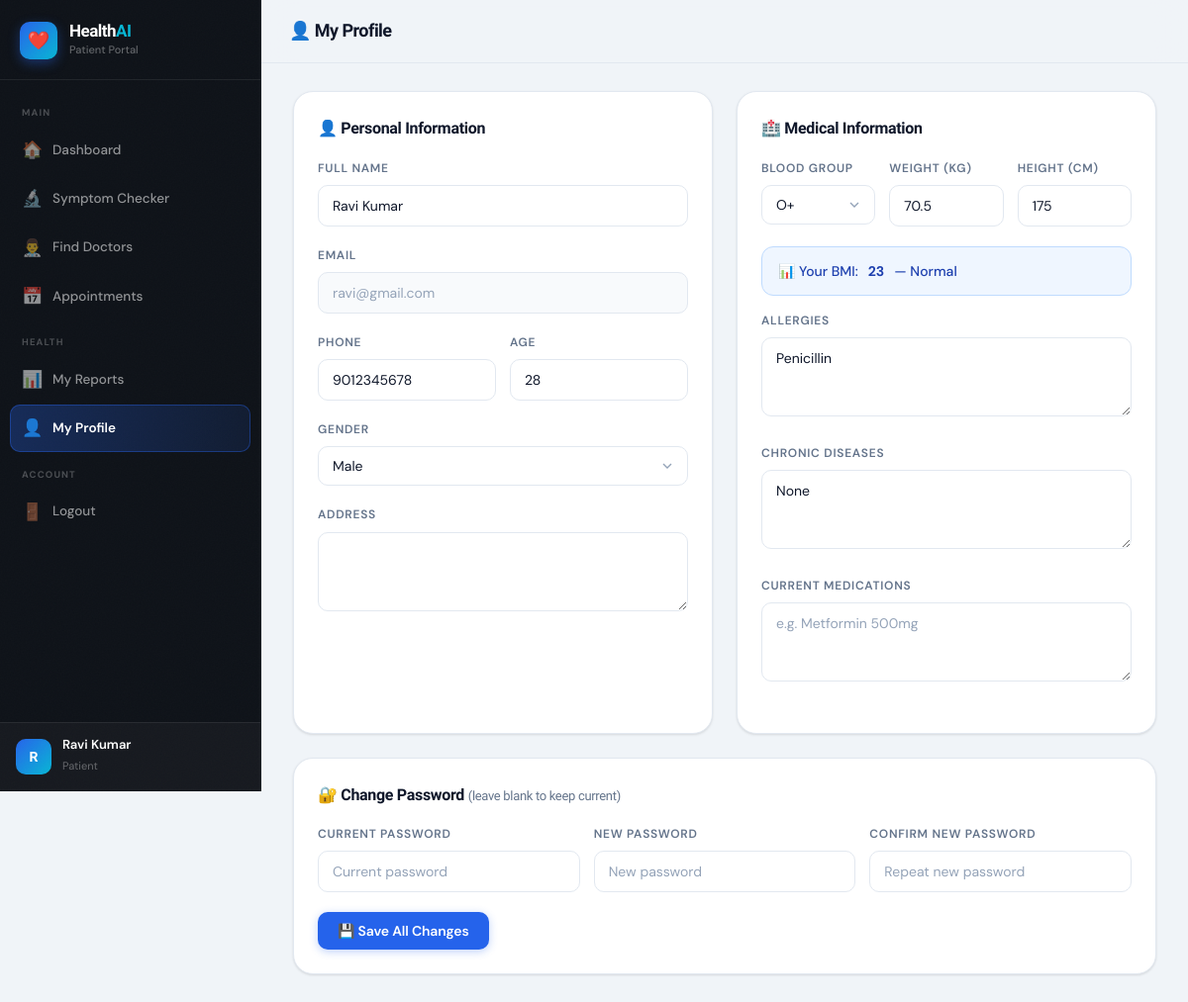
The app's page /modules/profile.php (signed in) with its own data.
### tables this page shows
CREATE TABLE users (
    id INT AUTO_INCREMENT PRIMARY KEY,
    name VARCHAR(100) NOT NULL,
    email VARCHAR(100) UNIQUE NOT NULL,
    password VARCHAR(255) NOT NULL,
    role ENUM('patient','doctor','admin') DEFAULT 'patient',
    phone VARCHAR(15),
    gender ENUM('Male','Female','Other'),
    age INT,
    address TEXT,
    profile_pic VARCHAR(255) DEFAULT 'default.png',
    created_at TIMESTAMP DEFAULT CURRENT_TIMESTAMP
);

CREATE TABLE patient_records (
    id INT AUTO_INCREMENT PRIMARY KEY,
    patient_id INT NOT NULL,
    blood_group VARCHAR(5),
    weight FLOAT,
    height FLOAT,
    allergies TEXT,
    chronic_diseases TEXT,
    current_medications TEXT,
    updated_at TIMESTAMP DEFAULT CURRENT_TIMESTAMP ON UPDATE CURRENT_TIMESTAMP,
    FOREIGN KEY (patient_id) REFERENCES users(id) ON DELETE CASCADE
);

### modules/profile.php (the view, shortened to what this page needs)
<?php
$db      = getDB();
$uid     = (int)$_SESSION['user_id'];
$stmtU = $db->prepare("SELECT * FROM users WHERE id=?");
$stmtU->bind_param("i", $uid);
$stmtU->execute();
$user = $stmtU->get_result()->fetch_assoc();
$stmtR = $db->prepare("SELECT * FROM patient_records WHERE patient_id=?");
$stmtR->bind_param("i", $uid);
$stmtR->execute();
$record = $stmtR->get_result()->fetch_assoc() ?? [];
?>
<!DOCTYPE html>
<html lang="en">
<head>
<link rel="stylesheet" href="../assets/css/style.css">
</head>
<body>
<div class="layout">
  <aside class="sidebar">
    <div class="sidebar-logo"><div class="sidebar-logo-icon">❤️</div><div><h2>Health<span>AI</span></h2><p>Patient Portal</p></div></div>
    <nav class="sidebar-nav">
      <div class="nav-section">Main</div>
      <a href="../dashboard/patient.php" class="nav-item"><span class="nav-icon">🏠</span> Dashboard</a>
      <a href="symptom_checker.php" class="nav-item"><span class="nav-icon">🔬</span> Symptom Checker</a>
      <a href="doctor_suggest.php" class="nav-item"><span class="nav-icon">👨‍⚕️</span> Find Doctors</a>
      <a href="appointment.php" class="nav-item"><span class="nav-icon">📅</span> Appointments</a>
      <div class="nav-section">Health</div>
      <a href="reports.php" class="nav-item"><span class="nav-icon">📊</span> My Reports</a>
      <a href="profile.php" class="nav-item active"><span class="nav-icon">👤</span> My Profile</a>
      <div class="nav-section">Account</div>
      <a href="../logout.php" class="nav-item"><span class="nav-icon">🚪</span> Logout</a>
    </nav>
    <div class="sidebar-user">
      <div class="avatar"><?= strtoupper(substr($user['name'],0,1)) ?></div>
      <div class="user-info"><p><?= htmlspecialchars($user['name']) ?></p><span>Patient</span></div>
    </div>
  </aside>
  <div class="main-content">
    <div class="topbar"><h1>👤 My Profile</h1></div>
    <div class="page-content">
      <form method="POST">
      <div style="display:grid;grid-template-columns:1fr 1fr;gap:24px;">
        <div class="card">
          <h3 class="card-title">👤 Personal Information</h3>
          <div class="form-group">
            <label class="form-label">Full Name</label>
            <input type="text" name="name" class="form-control" value="<?= htmlspecialchars($user['name']) ?>" required>
          </div>
          <div class="form-group">
            <label class="form-label">Email</label>
            <input type="email" class="form-control" value="<?= htmlspecialchars($user['email']) ?>" disabled style="background:#f8fafc;color:#94a3b8;">
          </div>
          <div style="display:grid;grid-template-columns:1fr 1fr;gap:14px;">
            <div class="form-group">
              <label class="form-label">Phone</label>
              <input type="text" name="phone" class="form-control" value="<?= htmlspecialchars($user['phone'] ?? '') ?>">
            </div>
            <div class="form-group">
              <label class="form-label">Age</label>
              <input type="number" name="age" class="form-control" value="<?= (int)($user['age'] ?? 0) ?>" min="1" max="120">
            </div>
          </div>
          <div class="form-group">
            <label class="form-label">Gender</label>
            <select name="gender" class="form-control">
              <?php foreach (['Male','Female','Other'] as $g): ?>
              <option value="<?= $g ?>" <?= ($user['gender'] ?? '')===$g?'selected':'' ?>><?= $g ?></option>
              <?php endforeach; ?>
            </select>
          </div>
          <div class="form-group">
            <label class="form-label">Address</label>
            <textarea name="address" class="form-control" rows="2"><?= htmlspecialchars($user['address'] ?? '') ?></textarea>
          </div>
        </div>
        <div class="card">
          <h3 class="card-title">🏥 Medical Information</h3>
          <div style="display:grid;grid-template-columns:1fr 1fr 1fr;gap:14px;">
            <div class="form-group">
              <label class="form-label">Blood Group</label>
              <select name="blood_group" class="form-control">
                <?php foreach (['A+','A-','B+','B-','O+','O-','AB+','AB-'] as $bg): ?>
                <option value="<?= $bg ?>" <?= ($record['blood_group'] ?? '')===$bg?'selected':'' ?>><?= $bg ?></option>
                <?php endforeach; ?>
              </select>
            </div>
            <div class="form-group">
              <label class="form-label">Weight (kg)</label>
              <input type="number" name="weight" class="form-control" step="0.1" value="<?= htmlspecialchars($record['weight'] ?? '') ?>">
            </div>
            <div class="form-group">
              <label class="form-label">Height (cm)</label>
              <input type="number" name="height" class="form-control" step="0.1" value="<?= htmlspecialchars($record['height'] ?? '') ?>">
            </div>
          </div>
          <?php
          $bmi    = '';
          $bmiCat = '';
          if (!empty($record['weight']) && !empty($record['height']) && $record['height'] > 0) {
              $h   = $record['height'] / 100;
              $bmi = round($record['weight'] / ($h * $h), 1);
              $bmiCat = $bmi < 18.5 ? 'Underweight' : ($bmi < 25 ? 'Normal' : ($bmi < 30 ? 'Overweight' : 'Obese'));
          }
          ?>
          <?php if ($bmi): ?>
          <div class="alert alert-info" style="margin-bottom:16px;">
            📊 Your BMI: <strong><?= $bmi ?></strong> — <?= $bmiCat ?>
          </div>
          <?php endif; ?>
          <div class="form-group">
            <label class="form-label">Allergies</label>
            <textarea name="allergies" class="form-control" rows="2" placeholder="e.g. Penicillin, Dust, Peanuts"><?= htmlspecialchars($record['allergies'] ?? '') ?></textarea>
          </div>
          <div class="form-group">
            <label class="form-label">Chronic Diseases</label>
            <textarea name="chronic_diseases" class="form-control" rows="2" placeholder="e.g. Diabetes, Hypertension"><?= htmlspecialchars($record['chronic_diseases'] ?? '') ?></textarea>
          </div>
          <div class="form-group">
            <label class="form-label">Current Medications</label>
            <textarea name="current_medications" class="form-control" rows="2" placeholder="e.g. Metformin 500mg"><?= htmlspecialchars($record['current_medications'] ?? '') ?></textarea>
          </div>
        </div>
        <div class="card" style="grid-column:1/-1;">
          <h3 class="card-title">🔐 Change Password <span style="font-size:13px;font-weight:400;color:#64748b;">(leave blank to keep current)</span></h3>
          <div style="display:grid;grid-template-columns:1fr 1fr 1fr;gap:14px;">
            <div class="form-group">
              <label class="form-label">Current Password</label>
              <input type="password" name="current_password" class="form-control" placeholder="Current password">
            </div>
            <div class="form-group">
              <label class="form-label">New Password</label>
              <input type="password" name="new_password" class="form-control" placeholder="New password">
            </div>
            <div class="form-group">
              <label class="form-label">Confirm New Password</label>
              <input type="password" name="confirm_password" class="form-control" placeholder="Repeat new password">
            </div>
          </div>
          <button type="submit" class="btn btn-primary">💾 Save All Changes</button>
        </div>
      </div>
      </form>
    </div>
  </div>
</div>
</body>
</html>

### records on screen
users: name "R", name "Ravi Kumar", email "ravi@gmail.com", phone "9012345678", age "28", gender "Male"
patient_records: blood_group "O+", weight "70.5", height "175", bmi "23", bmiCat "Normal", allergies "Penicillin", chronic_diseases "None"
